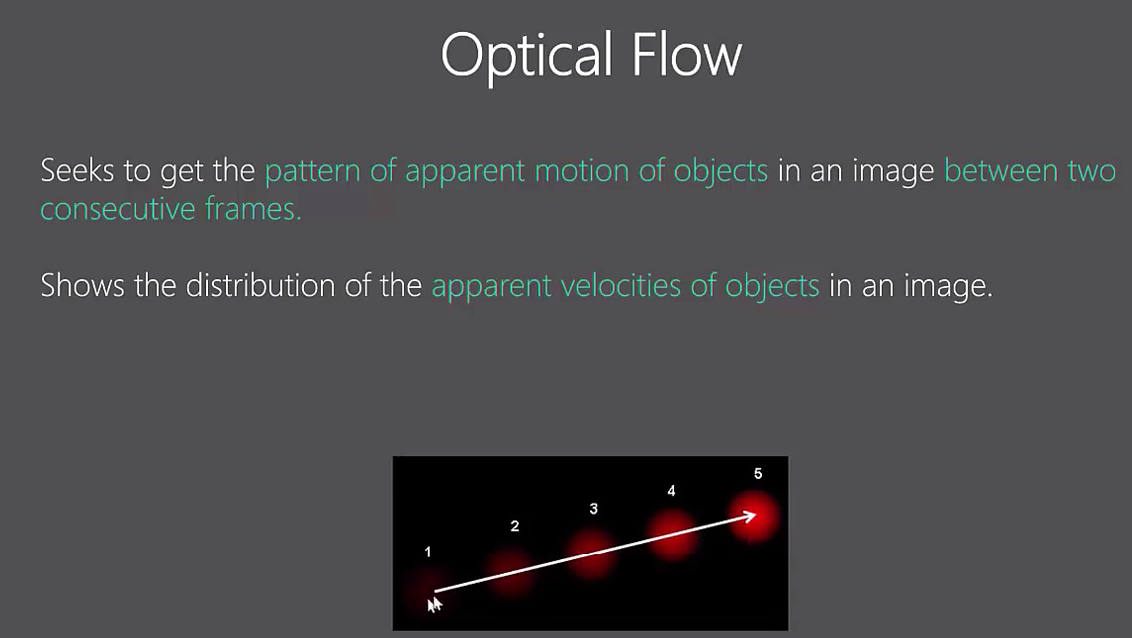
#> input picture Sec08_Object_Tracking/05_Optical_Flow/optical_flow_1.png, 1132 x 638 px, given in place of the camera
$ jupyter execute '05_Optical Flow Object Tracking.ipynb'   (text cells are left out)
#> lines starting #> are read from the running program, lines starting #| are printed output that depends on the picture; after the words box and inside, x2 and y2 are one past the last pixel; in counts of white or black regions, pixels touching at a corner belong together
[cell 1]
import cv2
import numpy as np

# Load video stream
cap = cv2.VideoCapture(0)

# Set parameters for ShiTomasi corner detection
feature_params = dict( maxCorners = 100,
                       qualityLevel = 0.3,
                       minDistance = 7,
                       blockSize = 7 )

# Set parameters for lucas kanade optical flow
lucas_kanade_params = dict( winSize  = (15,15),
                  maxLevel = 2,
                  criteria = (cv2.TERM_CRITERIA_EPS | cv2.TERM_CRITERIA_COUNT, 10, 0.03))

# Create some random colors
# Used to create our trails for object movement in the image
color = np.random.randint(0,255,(100,3))

# Take first frame and find corners in it
ret, prev_frame = cap.read()
#> prev_frame is the input picture: shape (638, 1132, 3); mean B, G, R 76.1, 74.3, 75.5
prev_gray = cv2.cvtColor(prev_frame, cv2.COLOR_BGR2GRAY)
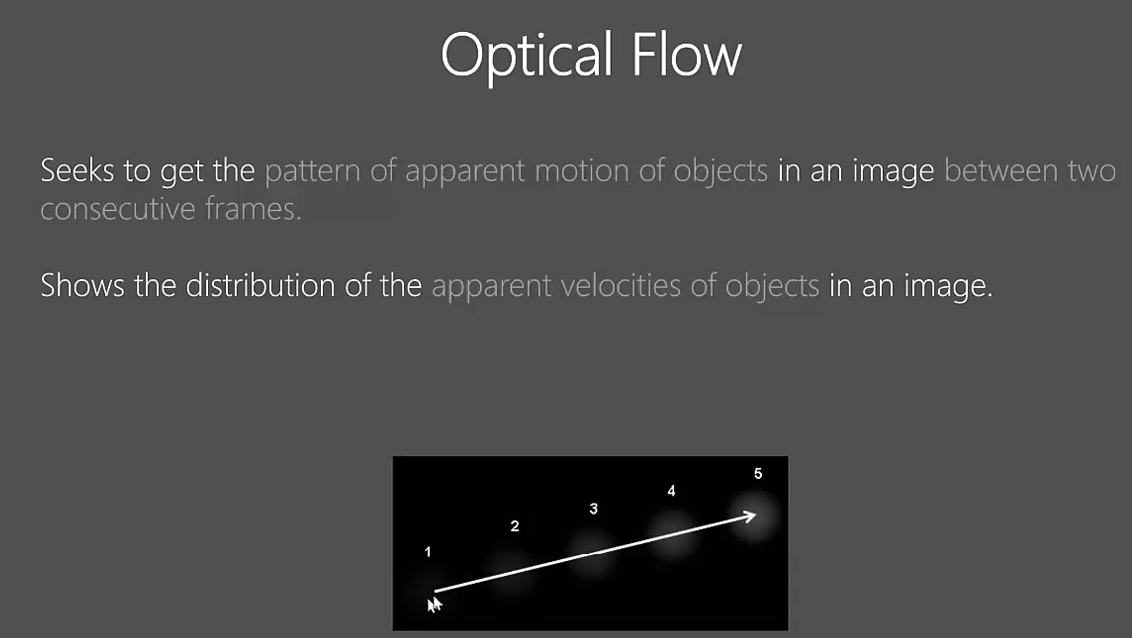
#> prev_gray: shape (638, 1132); min 0, max 255, mean 75.2

# Find inital corner locations
prev_corners = cv2.goodFeaturesToTrack(prev_gray, mask = None, **feature_params)
#> prev_corners = 73 rows, first 8: [759, 476], [595, 511], [516, 522], [671, 493], [410, 287], [872, 285], [974, 287], [947, 285]

# Create a mask image for drawing purposes
mask = np.zeros_like(prev_frame)

while(1):
    ret, frame = cap.read()
    frame_gray = cv2.cvtColor(frame, cv2.COLOR_BGR2GRAY)

    # calculate optical flow
    new_corners, status, errors = cv2.calcOpticalFlowPyrLK(prev_gray,
                                                           frame_gray,
                                                           prev_corners,
                                                           None,
                                                           **lucas_kanade_params)
#> new_corners has the same summary as prev_corners; status = 73 values from 1 to 1; errors = 73 values from 0 to 0

    # Select and store good points
    good_new = new_corners[status==1]
#> good_new = 73 pairs, first value 60 to 982, second value 35 to 607
    good_old = prev_corners[status==1]
#> good_old has the same summary as good_new

    # Draw the tracks
    for i,(new,old) in enumerate(zip(good_new, good_old)):
        a, b = new.ravel()
        c, d = old.ravel()
        mask = cv2.line(mask, (a,b),(c,d), color[i].tolist(), 2)
        frame = cv2.circle(frame, (a,b), 5, color[i].tolist(),-1)
#> this loop made 73 passes
#> (a, b, c, d) on passes 1 to 12: (759, 476, 759, 476), (595, 511, 595, 511), (516, 522, 516, 522), (671, 493, 671, 493), (410, 287, 410, 287), (872, 285, 872, 285), (974, 287, 974, 287), (947, 285, 947, 285), (889, 176, 889, 176), (198, 163, 198, 163), (215, 282, 215, 282), (438, 607, 438, 607)
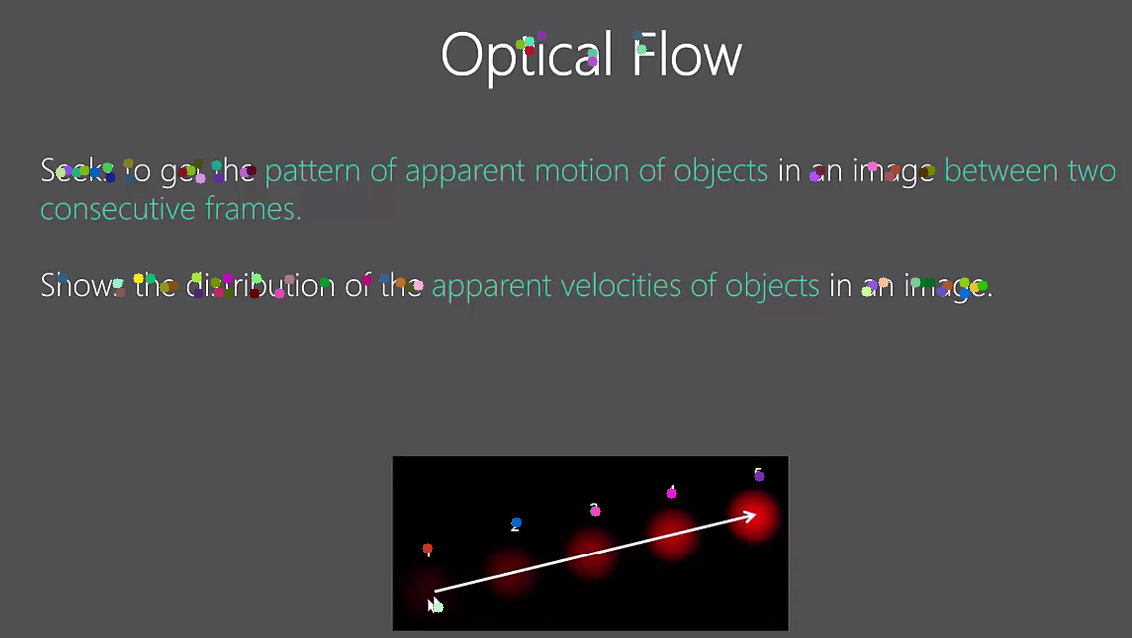
#> frame: shape (638, 1132, 3); mean B, G, R 76, 74.3, 75.5
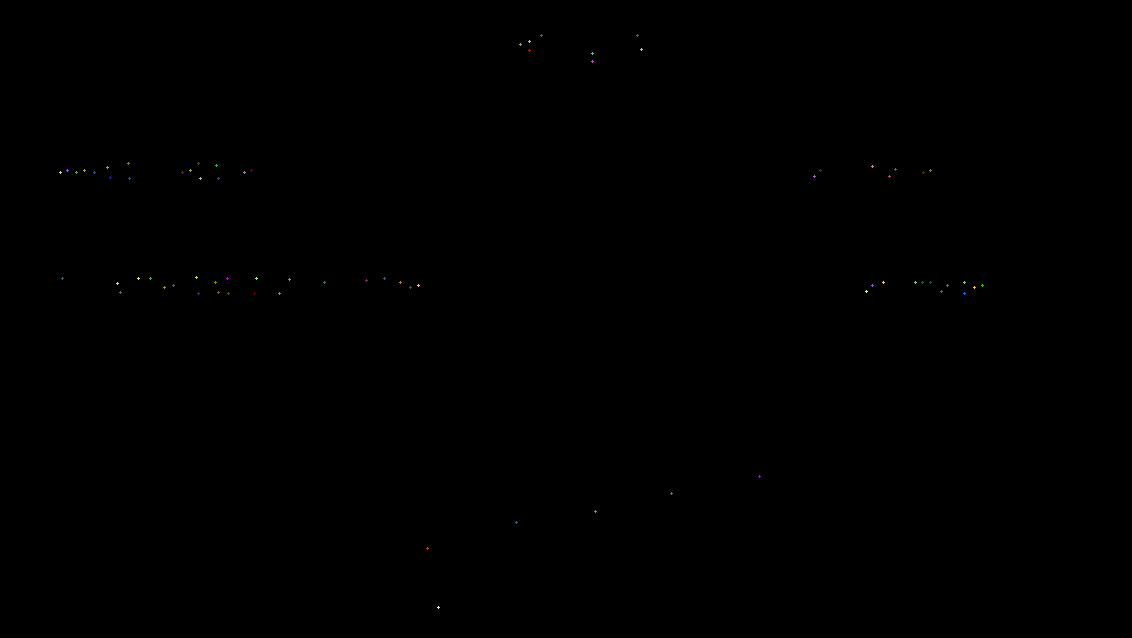
#> mask: shape (638, 1132, 3); mean of channels 0, 1, 2 0.1, 0.1, 0.1; drawn as B, G, R

    img = cv2.add(frame,mask)

    # Show Optical Flow
    cv2.imshow('Optical Flow - Lucas-Kanade',img)
    if cv2.waitKey(1) == 13: #13 is the Enter Key
#> (key Esc is pressed here)
        break

    # Now update the previous frame and previous points
    prev_gray = frame_gray.copy()
    prev_corners = good_new.reshape(-1,1,2)

cv2.destroyAllWindows()
cap.release()

[cell 2]
import cv2
import numpy as np

# Load video stream
cap = cv2.VideoCapture(0)

# Get first frame
ret, first_frame = cap.read()
previous_gray = cv2.cvtColor(first_frame, cv2.COLOR_BGR2GRAY)
hsv = np.zeros_like(first_frame)
hsv[...,1] = 255

while True:

    # Read of video file
    ret, frame2 = cap.read()
    next = cv2.cvtColor(frame2,cv2.COLOR_BGR2GRAY)

    # Computes the dense optical flow using the Gunnar Farneback’s algorithm
    flow = cv2.calcOpticalFlowFarneback(previous_gray, next,
                                        None, 0.5, 3, 15, 3, 5, 1.2, 0)

    # use flow to calculate the magnitude (speed) and angle of motion
    # use these values to calculate the color to reflect speed and angle
    magnitude, angle = cv2.cartToPolar(flow[...,0], flow[...,1])
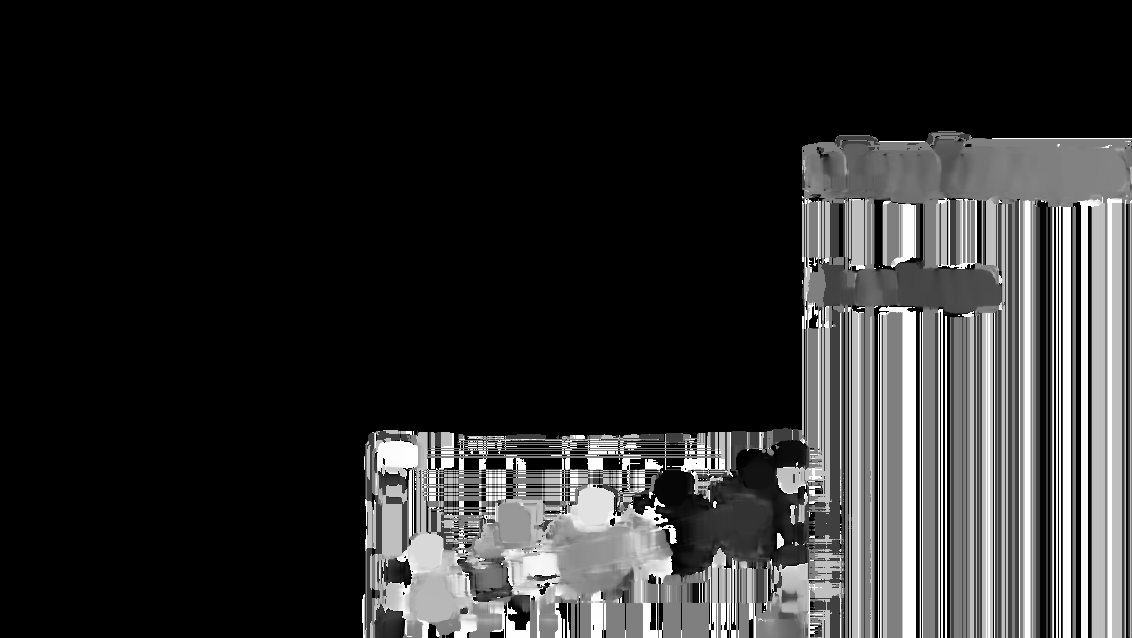
#> angle: shape (638, 1132) float32; min 0, max 6.28, mean 1.13; drawn with min black and max white
    hsv[...,0] = angle * (180 / (np.pi/2))
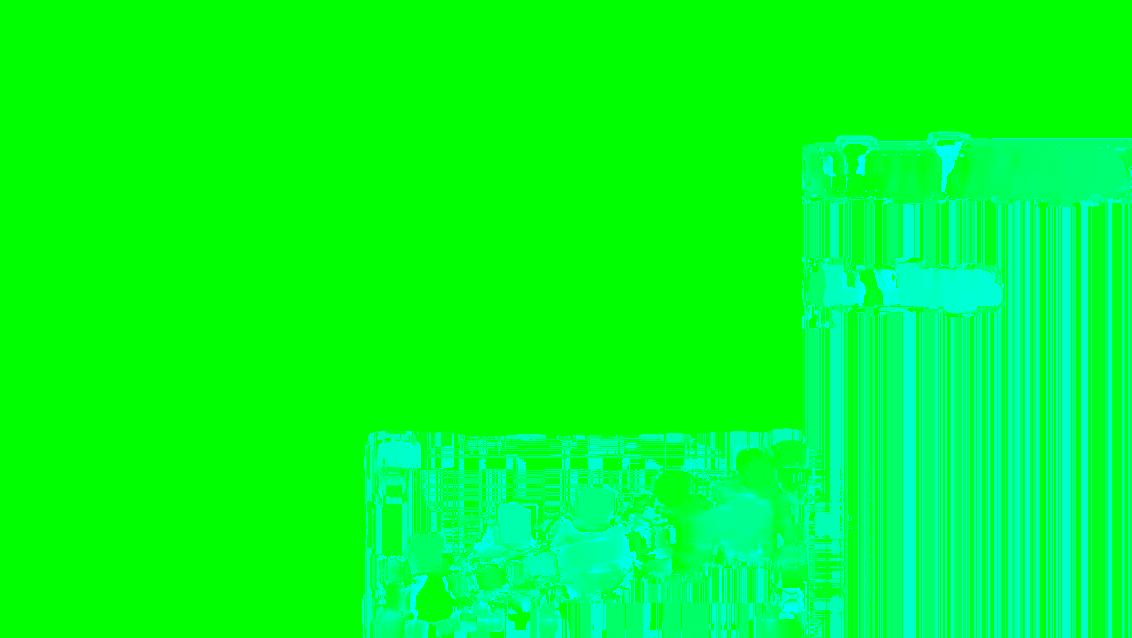
#> hsv: shape (638, 1132, 3); mean of channels 0, 1, 2 37.5, 255, 0; drawn as B, G, R
    hsv[...,2] = cv2.normalize(magnitude, None, 0, 255, cv2.NORM_MINMAX)
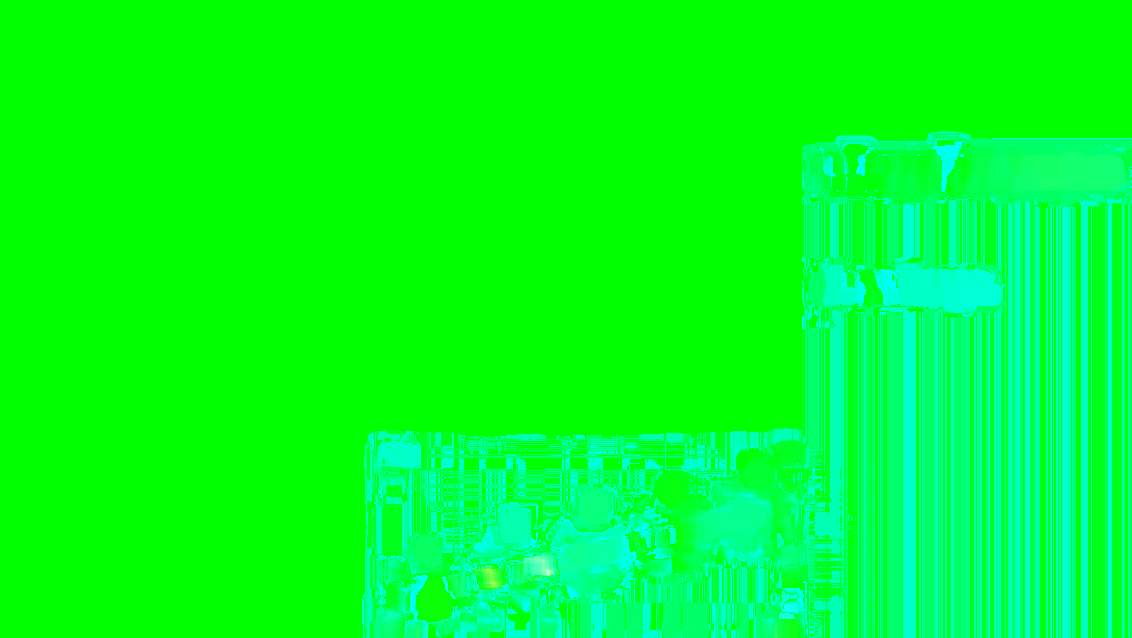
#> hsv: shape (638, 1132, 3); 3.75% of pixels changed, all inside (x1, y1, x2, y2) = (383, 151, 1125, 638); drawn as B, G, R
    final = cv2.cvtColor(hsv, cv2.COLOR_HSV2BGR)

    # Show our demo of Dense Optical Flow
    cv2.imshow('Dense Optical Flow', final)
    if cv2.waitKey(1) == 13: #13 is the Enter Key
#> (key Esc is pressed here)
        break

    # Store current image as previous image
    previous_gray = next

cap.release()
cv2.destroyAllWindows()
